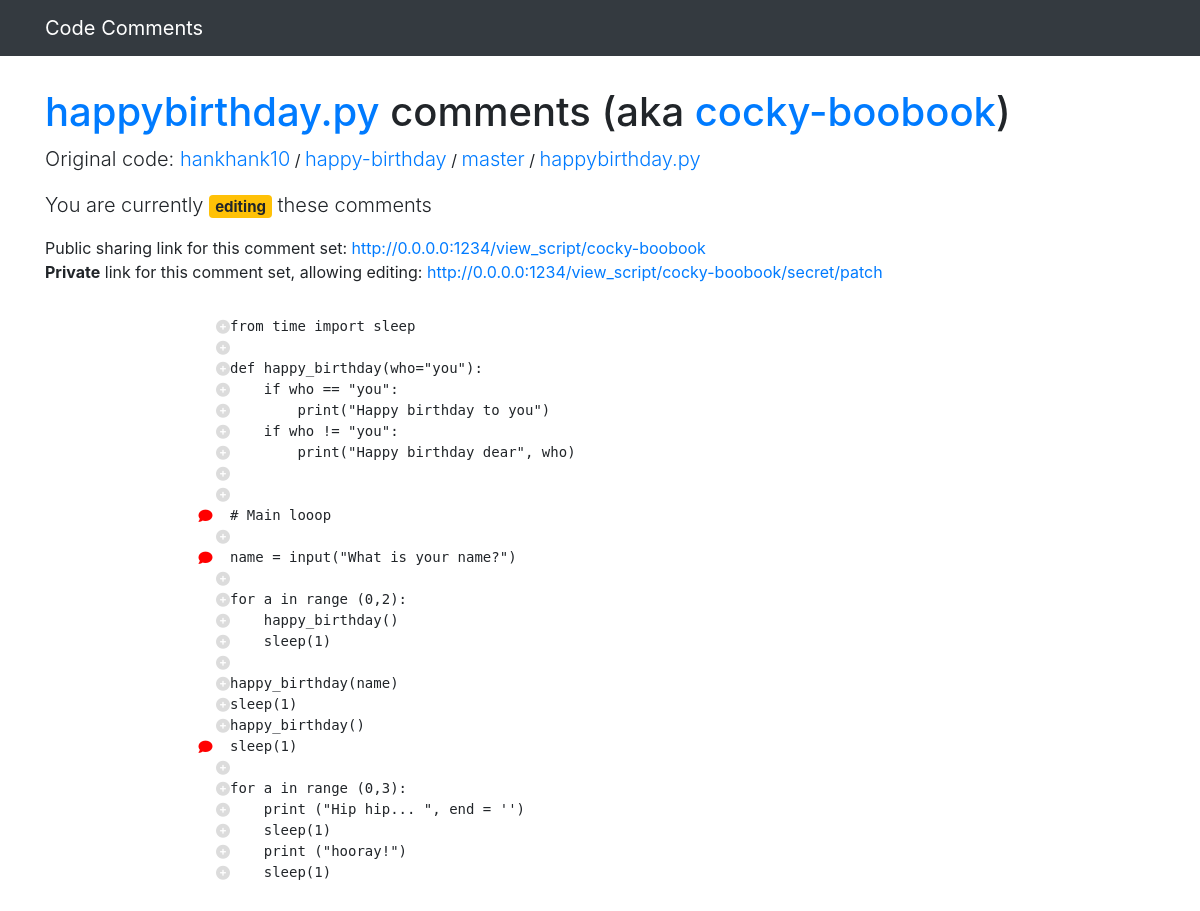
The app's page /view_script/cocky-boobook/secret/patch with its own data.
### project/models.py (models this page shows, shortened)
class Script(db.Model):
    id = db.Column(db.Integer, primary_key=True)
    unique_key = db.Column(db.String)
    secret_key = db.Column(db.String)
    url = db.Column(db.String)
    source = db.Column(db.String)
    gituser = db.Column(db.String)
    gitrepo = db.Column(db.String)
    gitbranch = db.Column(db.String)
    filename = db.Column(db.String)

class Line(db.Model):
    id = db.Column(db.Integer, primary_key=True)
    script_id = db.Column(db.Integer)
    line_number = db.Column(db.Integer)
    unique_key = db.Column(db.String)
    content = db.Column(db.String)
    def comment_count(self):
        comments_count = Comment.query.filter_by(line_unique_key = self.unique_key).count()
        return comments_count
    def has_comment(self):
        if self.comment_count() == 0: return False
        if self.comment_count() > 0: return True
    def comment_unique_key(self):
        comment = Comment.query.filter_by(line_unique_key = self.unique_key).first()
        return comment.unique_key

### project/main.py (the view)
@main.route('/view_script/<unique_key>/')
@main.route('/view_script/<unique_key>/secret/<secret_key>')
def view_script(unique_key, secret_key = None):
    script_to_display = Script.query.filter_by(unique_key = unique_key).first()
    print (secret_key)
    edit_mode = False
    if secret_key != None:
        if secret_key == script_to_display.secret_key: edit_mode = True
    print (edit_mode)
    lines_to_display = Line.query.filter_by(script_id = script_to_display.id).all()
    comments_to_display = []
    for line in lines_to_display:
        if line.comment_count() == 0:
            comments_to_display.append (None)
        if line.comment_count() > 0:
            comment = Comment.query.filter_by(line_unique_key = line.unique_key).first()
            comments_to_display.append (comment.unique_key)
    sharing_link = "http://0.0.0.0:1234/view_script/" + unique_key
    if secret_key == None: private_sharing_link = sharing_link
    if secret_key != None: private_sharing_link = sharing_link + "/secret/" + secret_key
    return render_template('show_script.html',
                           script=script_to_display,
                           lines_to_display = lines_to_display,
                           comments_to_display = comments_to_display,
                           edit_mode = edit_mode,
                           secret_key = secret_key,
                           sharing_link = sharing_link,
                           private_sharing_link=private_sharing_link)

### project/templates/show_script.html (shortened to what this page needs)
<!doctype html>
<html lang="en">
<head>
    <link rel="stylesheet" href="https://stackpath.bootstrapcdn.com/bootstrap/4.4.1/css/bootstrap.min.css">
    <link rel="stylesheet" href="/static/css/grid.css" />
    <link rel="stylesheet" href="/static/css/bootstrap-side-modals.css" />
    <link rel="stylesheet" type="text/css" href="/static/css/git.css">
    <link rel="stylesheet" href="https://cdn.jsdelivr.net/simplemde/latest/simplemde.min.css">
    <link rel="stylesheet" href="https://cdn.jsdelivr.net/npm/bootstrap-select@1.13.14/dist/css/bootstrap-select.min.css">
</head>
<body style="margin:0;">
<nav class="navbar navbar-dark bg-dark fixed-top" >
    <div class="container">
        <a class="navbar-brand" href="{{url_for('main.load_script')}}">Code Comments</a>
    </div>
</nav>
<div class="container">
    <h1>&nbsp;</h1>
    <h1><a href="https://github.com/{{script.gituser}}/{{script.gitrepo}}/blob/{{script.gitbranch}}/{{script.filename}}">{{script.filename}}</a> comments (aka <a href="{{url}}">{{script.unique_key}}</a>) </h1>
    <a class="lead">Original code: <a class="lead" href="https://github.com/{{script.gituser}}">{{script.gituser}}</a> / <a class="lead" href="https://github.com/{{script.gituser}}/{{script.gitrepo}}">{{script.gitrepo}}</a> / <a class="lead" href="https://github.com/{{script.gituser}}/{{script.gitrepo}}/tree/{{script.gitbranch}}">{{script.gitbranch}}</a> / <a class="lead" href="https://github.com/{{script.gituser}}/{{script.gitrepo}}/blob/{{script.gitbranch}}/{{script.filename}}">{{script.filename}}</a></p>
    {% if edit_mode == True %}<p class="lead">You are currently <span data-toggle="tooltip" title="You can add and edit comments" data-placement="bottom" class="badge badge-warning">editing</span> these comments</p>{% endif %}
    {% if edit_mode == True %}
        <p>Public sharing link for this comment set: <a href="{{sharing_link}}">{{sharing_link}}</a><br>
        <b>Private</b> link for this comment set, allowing editing: <a href="{{private_sharing_link}}">{{private_sharing_link}}</a></p>
    {%endif%}
    <div class="row no-gutters">
<div class="col-2">
<pre class="prettyaverage" style="text-align: right; margin-top: 0.1rem">{% for row in lines_to_display %}{% if row.has_comment() == False and edit_mode == True %}<a style="color: Gainsboro" href="{{url_for('main.add_comment', line_key=row.unique_key, secret_key=secret_key)}}" class='li-modal'><i class="fas fa-plus-circle"></i></a>{%endif%}{% if row.has_comment() == True %}<a href="{%if edit_mode==False%}{{url_for('main.view_comment', comment_key=row.comment_unique_key() )}}{%endif%}{%if edit_mode==True%}{{url_for('main.edit_comment', comment_key=row.comment_unique_key(), secret_key=secret_key)}}{%endif%}" class='li-modal' style="color: Red"><i class="fas fa-comment"></i></a>{%endif%}<br>{%endfor%}
</pre>
</div>
<div class="col-10">
<pre class="prettyprint linenums">{% for row in lines_to_display %}
{{ row.content }}{% endfor %}</pre>
</div>
</div>
</div>
</body>
</html>

### project/static/css/grid.css (style rules this page uses)
body { padding-top: 2rem; padding-bottom: 2rem; }
.row { margin-bottom: 1rem; }
[class*="col-"] { padding-top: 1rem; padding-bottom: 1rem; background-color: rgba(white); border: 0px solid rgba(86, 61, 124, .2); }

### project/static/css/git.css (style rules this page uses)
.prettyprint { background: #fff; font-family: Menlo, "Bitstream Vera Sans Mono", "DejaVu Sans Mono", Monaco, Consolas, monospace; border: 0 !important; }

### records on screen
Script: filename "happybirthday.py", unique_key "cocky-boobook", gituser "hankhank10", gitrepo "happy-birthday", gitbranch "master"
Line: content "from time import sleep"
Line: content "def happy_birthday(who=\"you\"):"
Line: content "if who == \"you\":"
Line: content "print(\"Happy birthday to you\")"
Line: content "if who != \"you\":"
Line: content "print(\"Happy birthday dear\", who)"
Line: content "# Main looop"
Line: content "name = input(\"What is your name?\")"
Line: content "for a in range (0,2):"
Line: content "happy_birthday()"
Line: content "sleep(1)"
Line: content "happy_birthday(name)"
Line: content "sleep(1)"
Line: content "happy_birthday()"
Line: content "sleep(1)"
Line: content "for a in range (0,3):"
Line: content "print (\"Hip hip... \", end = '')"
Line: content "sleep(1)"
Line: content "print (\"hooray!\")"
Line: content "sleep(1)"

### other values on screen
{{ sharing_link }} "http://0.0.0.0:1234/view_script/cocky-boobook"
{{ private_sharing_link }} "http://0.0.0.0:1234/view_script/cocky-boobook/secret/patch"
